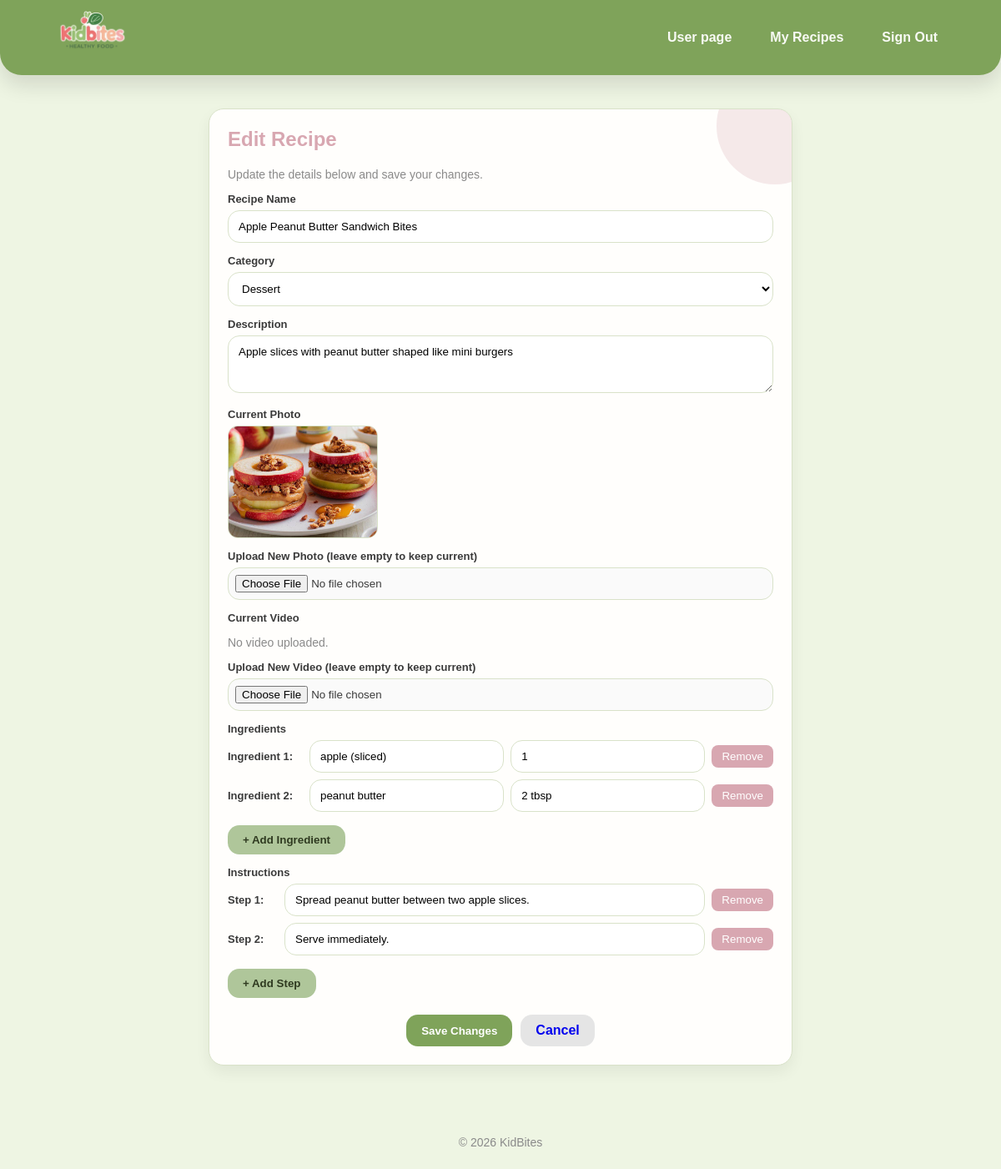
Page /edit-recipe.php?id=3 (signed in) on the committed database.
### tables this page shows
CREATE TABLE `recipe` (
  `id` int(11) NOT NULL,
  `userID` int(11) DEFAULT NULL,
  `categoryID` int(11) DEFAULT NULL,
  `name` varchar(100) DEFAULT NULL,
  `description` text,
  `photoFileName` varchar(255) DEFAULT NULL,
  `videoFilePath` varchar(255) DEFAULT NULL
);

CREATE TABLE `recipecategory` (
  `id` int(11) NOT NULL,
  `categoryName` varchar(50) NOT NULL
);

CREATE TABLE `ingredients` (
  `id` int(11) NOT NULL,
  `recipeID` int(11) DEFAULT NULL,
  `ingredientName` varchar(100) DEFAULT NULL,
  `ingredientQuantity` varchar(50) DEFAULT NULL
);

CREATE TABLE `instructions` (
  `id` int(11) NOT NULL,
  `recipeID` int(11) DEFAULT NULL,
  `step` text,
  `stepOrder` int(11) DEFAULT NULL
);

### edit-recipe.php (the view, shortened to what this page needs)
<?php
include "db.php";
$userID = $_SESSION['userID'];
$recipeID = (int) $_GET['id'];
$stmtRecipe = $conn->prepare(
    "SELECT * FROM recipe WHERE id = ? AND userID = ?"
);
$stmtRecipe->bind_param("ii", $recipeID, $userID);
$stmtRecipe->execute();
$recipe = $stmtRecipe->get_result()->fetch_assoc();
$categoriesResult = $conn->query("SELECT * FROM recipecategory");
$ingredientsResult = $conn->query(
    "SELECT * FROM ingredients WHERE recipeID = $recipeID"
);
$ingredients = [];
while ($row = $ingredientsResult->fetch_assoc()) {
    $ingredients[] = $row;
}
$instructionsResult = $conn->query(
    "SELECT * FROM instructions WHERE recipeID = $recipeID ORDER BY stepOrder ASC"
);
$instructions = [];
while ($row = $instructionsResult->fetch_assoc()) {
    $instructions[] = $row;
}
?>
<!DOCTYPE html>
<html lang="en">
<head>
    <link rel="stylesheet" href="style.css">
</head>
<body>
<header>
    <div class="container header-inner">
        <a class="brand" href="index.php">
            <img src="images/logo.png" alt="KidBites Logo" class="logo">
        </a>
        <nav class="nav">
            <a href="user.php">User page</a>
            <a href="my-recipes.php">My Recipes</a>
            <a href="index.php">Sign Out</a>
        </nav>
    </div>
</header>
<main>
    <div class="container">
        <section class="card" style="max-width:700px; margin:auto;">
            <h2>Edit Recipe</h2>
            <p class="hint">Update the details below and save your changes.</p>
            <form action="process-edit-recipe.php" method="POST" enctype="multipart/form-data">
                <div class="field">
                    <label>Recipe Name</label>
                    <input type="text" name="name"
                           value="<?= htmlspecialchars($recipe['name']) ?>" required>
                </div>
                <div class="field">
                    <label>Category</label>
                    <select name="categoryID" required>
                        <?php while ($cat = $categoriesResult->fetch_assoc()): ?>
                            <option value="<?= $cat['id'] ?>"
                                <?= ($cat['id'] == $recipe['categoryID']) ? 'selected' : '' ?>>
                                <?= htmlspecialchars($cat['categoryName']) ?>
                            </option>
                        <?php endwhile; ?>
                    </select>
                </div>
                <div class="field">
                    <label>Description</label>
                    <textarea name="description" rows="3" required><?= htmlspecialchars($recipe['description']) ?></textarea>
                </div>
                <div class="field">
                    <label>Current Photo</label>
                    <?php if (!empty($recipe['photoFileName'])): ?>
                        <div style="margin-bottom:10px;">
                            <img src="uploads/recipes/<?= htmlspecialchars($recipe['photoFileName']) ?>"
                                 alt="Current photo"
                                 style="width:180px; border-radius:12px; border:1px solid #d9e2c9;">
                        </div>
                    <?php endif; ?>
                    <label>Upload New Photo (leave empty to keep current)</label>
                    <input type="file" name="photo" accept="image/*">
                </div>
                <div class="field">
                    <label>Current Video</label>
                    <?php if (!empty($recipe['videoFilePath'])): ?>
                        <p class="hint">
                            Current video: <strong><?= htmlspecialchars($recipe['videoFilePath']) ?></strong>
                        </p>
                    <?php else: ?>
                        <p class="hint">No video uploaded.</p>
                    <?php endif; ?>
                    <label>Upload New Video (leave empty to keep current)</label>
                    <input type="file" name="video" accept="video/*">
                </div>
                <div class="field">
                    <label>Ingredients</label>
                    <div id="ingredientsContainer">
                        <?php foreach ($ingredients as $i => $ing): ?>
                            <div style="display:flex; align-items:center; gap:8px; margin-bottom:8px;">
                                <span style="font-size:13px; font-weight:700; min-width:90px;">
                                    Ingredient <?= $i + 1 ?>:
                                </span>
                                <input type="text" name="ingredientName[]"
                                       value="<?= htmlspecialchars($ing['ingredientName']) ?>"
                                       required style="flex:1;">
                                <input type="text" name="ingredientQuantity[]"
                                       value="<?= htmlspecialchars($ing['ingredientQuantity']) ?>"
                                       required style="flex:1;">
                                <button type="button" onclick="removeItem(this, 'ingredient')"
                                    style="background:#d8a7b1;color:white;border:none;border-radius:8px;padding:6px 12px;cursor:pointer;">
                                    Remove
                                </button>
                            </div>
                        <?php endforeach; ?>
                    </div>
                    <button type="button" class="btn btn-secondary" onclick="addIngredient()" style="margin-top:8px;">
                        + Add Ingredient
                    </button>
                </div>
                <div class="field">
                    <label>Instructions</label>
                    <div id="stepsContainer">
                        <?php foreach ($instructions as $i => $inst): ?>
                            <div style="display:flex; align-items:center; gap:8px; margin-bottom:8px;">
                                <span style="font-size:13px; font-weight:700; min-width:60px;">
                                    Step <?= $i + 1 ?>:
                                </span>
                                <input type="text" name="step[]"
                                       value="<?= htmlspecialchars($inst['step']) ?>"
                                       required style="flex:1;">
                                <button type="button" onclick="removeItem(this, 'step')"
                                    style="background:#d8a7b1;color:white;border:none;border-radius:8px;padding:6px 12px;cursor:pointer;">
                                    Remove
                                </button>
                            </div>
                        <?php endforeach; ?>
                    </div>
                    <button type="button" class="btn btn-secondary" onclick="addStep()" style="margin-top:8px;">
                        + Add Step
                    </button>
                </div>
                <div class="btn-row" style="justify-content:center; margin-top:20px;">
                    <button class="btn btn-primary" type="submit">Save Changes</button>
                    <a class="btn" href="my-recipes.php" style="text-decoration:none;">Cancel</a>
                </div>
            </form>
        </section>
    </div>
</main>
<footer class="footer">
    © 2026 KidBites
</footer>
</body>
</html>

### style.css (style rules this page uses)
* { box-sizing: border-box; }
body { margin: 0; font-family: Arial, sans-serif; color: #3a3a3a; background: #eef5e3; }
.container { width: 90%; margin: auto; }
header { background: #7fa35a; box-shadow: 0 12px 26px rgba(0,0,0,0.12); border-bottom-left-radius: 26px; border-bottom-right-radius: 26px; padding: 0; }
.header-inner { display: flex; align-items: center; justify-content: space-between; height: 90px; }
.brand { font-size: 22px; font-weight: 800; color: white; text-decoration: none; }
.nav { display: flex; gap: 14px; }
.nav a { color: #f8faf4; text-decoration: none; font-weight: 600; padding: 8px 16px; border-radius: 999px; transition: background 0.25s ease; }
main { padding: 40px 0 60px; }
.card { background: #fffefc; border-radius: 18px; padding: 22px; margin-bottom: 28px; border: 1px solid #d9e2c9; box-shadow: 0 8px 18px rgba(0,0,0,0.06); position: relative; overflow: hidden; }
.card::before { content: ""; position: absolute; top: -50px; right: -50px; width: 140px; height: 140px; background: rgba(216,167,177,0.25); border-radius: 50%; }
h2 { color: #d8a7b1; margin-top: 0; }
.hint { color: #8a8a8a; font-size: 14px; }
.btn { padding: 10px 18px; border-radius: 14px; border: none; cursor: pointer; font-weight: 700; background: #e5e5e5; transition: transform 0.15s ease, box-shadow 0.15s ease; }
.btn-primary { background: #7fa35a; color: white; }
.btn-secondary { background: #afc69a; color: #2f3a20; }
.btn-row { display: flex; gap: 10px; flex-wrap: wrap; }
.field { margin-bottom: 14px; }
label { display: block; font-weight: 700; font-size: 13px; margin-bottom: 6px; }
input, select, textarea { width: 100%; padding: 11px 12px; border-radius: 14px; border: 1px solid #d9e2c9; background: white; font-family: inherit; }
input[type="file"] { padding: 8px; background: #fafafa; }
footer { text-align: center; padding: 24px 0; font-size: 14px; color: #8a8a8a; }
.logo { max-height: 150px; width: auto; }

### rows in the picture
recipe: name "Apple Peanut Butter Sandwich Bites", categoryID "Dessert", description "Apple slices with peanut butter shaped like mini burgers", photoFileName (picture)
ingredients: ingredientName "apple (sliced)", ingredientQuantity "1"
ingredients: ingredientName "peanut butter", ingredientQuantity "2 tbsp"
instructions: step "Spread peanut butter between two apple slices."
instructions: step "Serve immediately."
